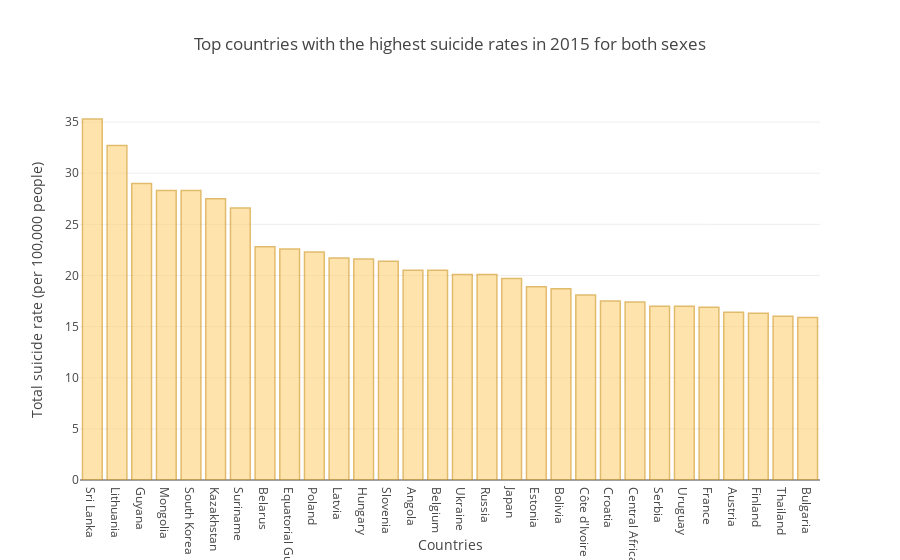

Source (notebook cell):
### Markdown cell above
**Countries with the highest suicide rates in 2015 for both sexes**

### Code cell
data = [go.Bar(
    x = total2015['Country'].head(30),
    y = total2015['Total suicide rate'].head(30),
    marker=dict(color='rgb(255, 210, 119)', line=dict(color='rgb(206, 142, 12)', width=1.5)),opacity=0.6 
)]

layout = go.Layout(
    title='Top countries with the highest suicide rates in 2015 for both sexes',
    xaxis={'title':'Countries'},
    yaxis={'title':'Total suicide rate (per 100,000 people)'}
)

fig = go.Figure(data=data, layout=layout)
py.iplot(fig, filename='basic-bar')

### Figure 1 — Plotly figure (JSON) as saved in the notebook; plotly's stock layout.template omitted (floating-point values rounded to 4 significant figures)
{"data": [{"marker": {"color": "rgb(255, 210, 119)", "line": {"color": "rgb(206, 142, 12)", "width": 1.5}}, "opacity": 0.6, "type": "bar", "x": ["Sri Lanka", "Lithuania", "Guyana", "Mongolia", "South Korea", "Kazakhstan", "Suriname", "Belarus", "Equatorial Guinea", "Poland", "Latvia", "Hungary", "Slovenia", "Angola", "Belgium", "Ukraine", "Russia", "Japan", "Estonia", "Bolivia", "Côte d'Ivoire", "Croatia", "Central African Republic", "Serbia", "Uruguay", "France", "Austria", "Finland", "Thailand", "Bulgaria"], "y": [35.3, 32.7, 29, 28.3, 28.3, 27.5, 26.6, 22.8, 22.6, 22.3, 21.7, 21.6, 21.4, 20.5, 20.5, 20.1, 20.1, 19.7, 18.9, 18.7, 18.1, 17.5, 17.4, 17, 17, 16.9, 16.4, 16.3, 16, 15.9]}], "layout": {"title": "Top countries with the highest suicide rates in 2015 for both sexes", "xaxis": {"title": "Countries"}, "yaxis": {"title": "Total suicide rate (per 100,000 people)"}}}
